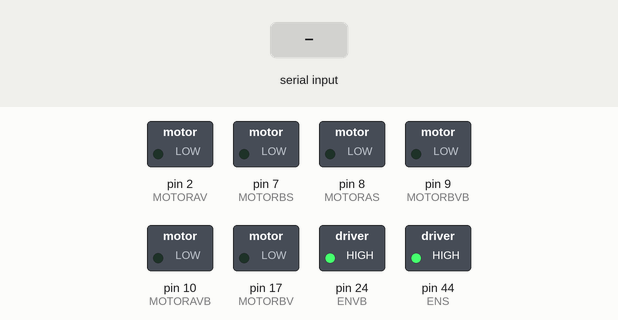
The sketch below on a simulated Arduino Mega 2560, built with avr-gcc and run on an emulated ATmega2560. On the bench: switched loads named in the sketch (green lamp = pin HIGH). The test bench sets the inputs (shaded band). What the sketch prints to the serial monitor is not drawn.

Above: at 1.2 s.
1.3 s: "90,45,200,10\n" received over Serial
At 2.5 s:
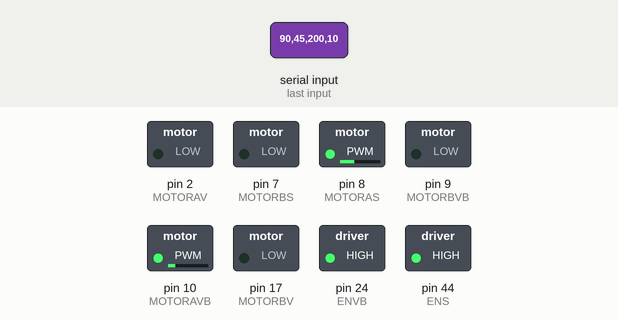
2.8 s: "30,150,10,200\n" received over Serial
At 3.7 s:
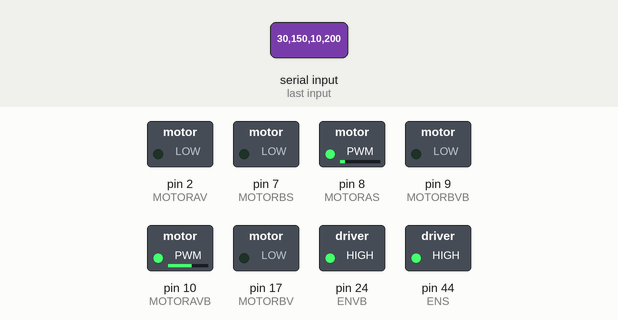
Timing chart, 0 to 5.8 s (numbered marks = the images above; inputs shaded):
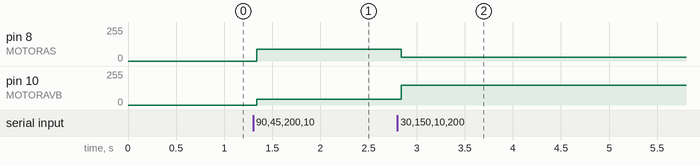

The sketch:

high_control_krtmi.ino
```cpp
#include "variabel.h"

void setup() {
  setup_serial();
  setup_vacum();
  setup_slider();
  setup_vertical();
}

void loop() {
  readSerial();
  kinematik_vacum(z);
  kinematik_vertical(y);
  kinematik_slide(x);
}
 
```

VerticalBelt.ino
```cpp
void setup_vertical() {

  pinMode(MOTORAVB, OUTPUT);
  pinMode(MOTORBVB, OUTPUT);
 pinMode(ENVB, OUTPUT);
  digitalWrite(ENVB , HIGH);
}

void kinematik_vertical(int ver_val) {
  if (ver_val > 0) {
    analogWrite(MOTORAVB, ver_val);
    analogWrite(MOTORBVB, 0);
  }
  else if(ver_val < 0) {
    analogWrite(MOTORBVB, abs(ver_val));
    analogWrite(MOTORAVB, 0);
  } else {
    analogWrite(MOTORAVB, 0);
    analogWrite(MOTORBVB, 0);
  }
}
```

read_serial.ino
```cpp
void setup_serial(){
  Serial.begin(9600);
}
void readSerial() {
  // Mengecek apakah ada data yang tersedia di port serial
  if (Serial.available() > 0) {
    // Membaca data yang diterima sebagai string
    String inputString = Serial.readStringUntil('\n');
    // Memanggil fungsi untuk memproses data yang diterima
    processInput(inputString);
  }
}

// Fungsi untuk memproses input string
void processInput(String input) {
  // Memisahkan string berdasarkan koma
  int firstCommaIndex = input.indexOf(',');
  int secondCommaIndex = input.indexOf(',', firstCommaIndex + 1);
  int thirdCommaIndex = input.indexOf(',', secondCommaIndex + 1);

  // Mengecek apakah format data sesuai
  if (firstCommaIndex > 0 && secondCommaIndex > firstCommaIndex && thirdCommaIndex > secondCommaIndex) {
    // Mengekstrak koordinat x, y, dan z
    // Extracting coordinates x, y, z, and l
String xString = input.substring(0, firstCommaIndex);
String yString = input.substring(firstCommaIndex + 1, secondCommaIndex);
String zString = input.substring(secondCommaIndex + 1, thirdCommaIndex);
String lString = input.substring(thirdCommaIndex + 1);


    // Mengonversi string ke angka
     x = xString.toInt();
     y = yString.toInt();
     z = zString.toInt();
     l = lString.toInt();

    // Menampilkan hasil parsing ke Serial Monitor
    Serial.print("X: ");
    Serial.print(x);
    Serial.print(", Y: ");
    Serial.print(y);
    Serial.print(", Z: ");
    Serial.print(z);
    Serial.print(", L: ");
    Serial.println(l);

    // Tambahkan kode untuk memproses koordinat x, y, z di sini

  } else {
    // Menampilkan pesan kesalahan jika format data tidak sesuai
    Serial.println("Format data tidak valid. Harus dalam format x,y,z");
  }
}
```

slider.ino
```cpp
void setup_slider(){

pinMode(MOTORAS , OUTPUT );
pinMode(MOTORBS , OUTPUT );
pinMode(ENS , OUTPUT );
digitalWrite(ENS , HIGH );


}

void kinematik_slide(int slide_val){
  if(slide_val > 0){
    analogWrite(MOTORAS  , slide_val);
    analogWrite(MOTORBS  , 0);
  }else if(slide_val < 0){
    analogWrite(MOTORBS  , abs(slide_val));
    analogWrite(MOTORAS  , 0);
  }else{
    analogWrite(MOTORAS  , 0);
    analogWrite(MOTORBS  , 0);

  }
}
```

vacum.ino
```cpp
void setup_vacum(){
    pinMode(MOTORAV , OUTPUT);
    pinMode(MOTORBV , OUTPUT);

}

void vacumOn(){
   digitalWrite(MOTORAV , HIGH);
    digitalWrite(MOTORBV , LOW);

}

void vacumOff(){
      digitalWrite(MOTORAV , LOW);
       digitalWrite(MOTORBV , LOW);
}

void kinematik_vacum(int vacum_val ){
  Serial.println(vacum_val);
    if(vacum_val == 1)vacumOn();
    else if (vacum_val == 0) vacumOff();
}
```

variabel.h
```cpp
// === serial ===
int x  = 0 , y = 0  , z = 0 , l = 0 ;

// ===Motor Vacumm==
#define MOTORAV 2
#define MOTORBV 17

// ===motor Vertical Belt
#define MOTORAVB 10
#define MOTORBVB 9
#define ENVB 24


int stepsPerRevolution = 200 ;


//==motor slider==
#define MOTORAS 8
#define MOTORBS 7
#define ENS 44
```

Measured:
- after the input at 1.3 s, pin 8 (MOTORAS): 0/255 → 90/255 at once; pin 10 (MOTORAVB): 0/255 → 45/255 at once
- after the input at 2.8 s, pin 8 (MOTORAS): 90/255 → 30/255 at once; pin 10 (MOTORAVB): 45/255 → 150/255 at once
